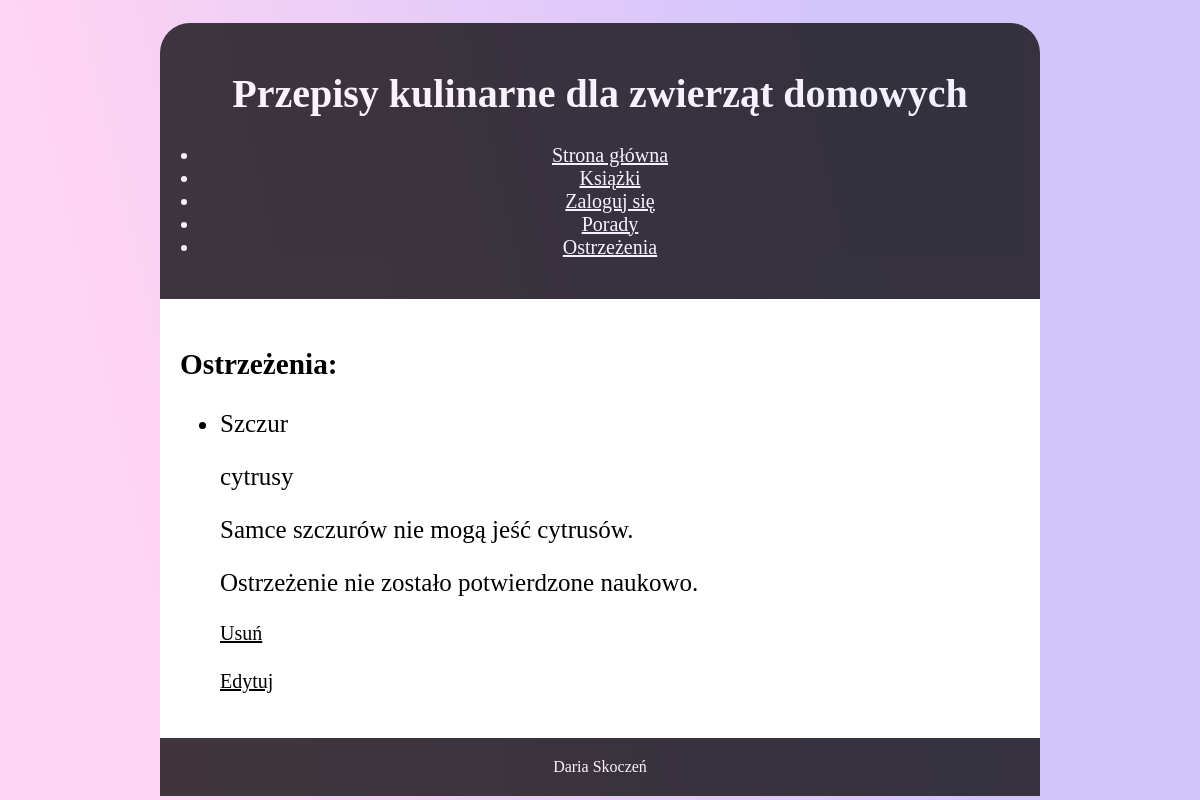
The page /recipes/warnings/ on the database its author committed.
### recipes/models.py (models this page shows, shortened)
class BadThings(models.Model):
    category = models.ForeignKey(Category, on_delete=models.CASCADE, primary_key=True)
    name = models.CharField(max_length=150)
    description = models.TextField()

class Category(models.Model):
    name = models.CharField(max_length=20)
    typ = models.CharField(max_length=20, null=True) #gromada
    gromada = models.CharField(max_length=20, null=True) #klasa
    rzad = models.CharField(max_length=20, null=True) #rząd
    def __str__(self):
        return self.name

### recipes/views.py (the view)
# urls.py: path('warnings/', views.warnings, name='warnings'),
def warnings(request):
    warning_list = BadThings.objects.all()
    context = {'warning_list': warning_list}
    return render(request, 'recipes/warnings.html', context)

### recipes/templates/recipes/warnings.html (shortened to what this page needs)
﻿{% extends 'base.html' %}
{% block content %}
<div class="ans">
    <h3>Ostrzeżenia:</h3>
    {% if warning_list %}
    <ul>
        {% for war in warning_list %}
        <li>
            {{ war.category }} <p>{{war.name}}</p> {{war.description|linebreaks}}
            {% if war.ScientificallyProven %}
            Potwierdzone naukowo.
            {% else %}
            Ostrzeżenie nie zostało potwierdzone naukowo.
            {% endif %}
            <p><a href="{% url 'delWarning' war.pk %}">Usuń</a></p>
            <p><a href="{% url 'editWarning' war.pk %}">Edytuj </a></p>
        </li>
        {% endfor %}
    </ul>
    {% else %}
    <p>Brak ostrzeżeń.</p>
    {% endif %}
</div>
{% endblock %}

### recipes/static/recipes/style.css (style rules this page uses)
body { background: linear-gradient(13deg, #ffd4f4 14%,#d2c5fc 73%); background: -moz-linear-gradient(13deg, #ffd4f4 14%,#d2c5fc 73%); background: -webkit-linear-gradient(13deg, #ffd4f4 14%,#d2c5fc 73%); margin: 0; margin-top: 5px; }
li a { font-family: verdana; color: black; font-size: 20px; }

### rows shown on the page
BadThings: category "Szczur", name "cytrusy", description "Samce szczurów nie mogą jeść cytrusów."
